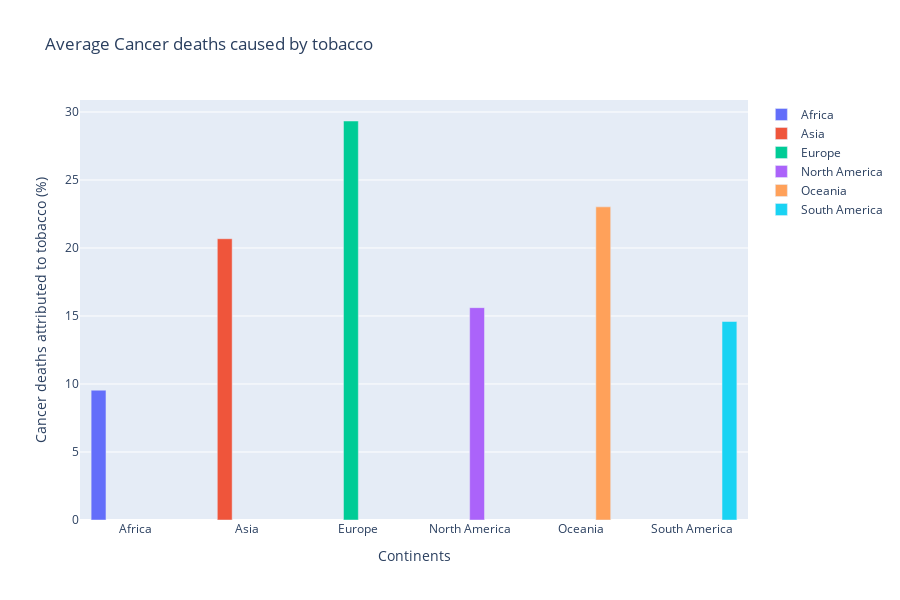

Here is the notebook cell this chart was saved with:
### Code cell
fig = px.bar(df4_taba, x="Continent_Name", y="Cancer deaths attributed to tobacco (%)", color="Continent_Name",barmode="group",title="Average Cancer deaths caused by tobacco")

fig.update_xaxes(title='Continents')
fig.update_yaxes(title='Cancer deaths attributed to tobacco (%)')


fig.for_each_trace(
    lambda trace: trace.update(name=next(continents)),
)

fig.show()

### Figure 1 — Plotly figure (JSON) as saved in the notebook; plotly's stock layout.template omitted (floating-point values rounded to 4 significant figures)
{"data": [{"alignmentgroup": "True", "hoverlabel": {"namelength": 0}, "hovertemplate": "Continent_Name=%{x}<br>Cancer deaths attributed to tobacco (%)=%{y}", "legendgroup": "Continent_Name=Africa", "marker": {"color": "#636efa"}, "name": "Africa", "offsetgroup": "Continent_Name=Africa", "orientation": "v", "showlegend": true, "textposition": "auto", "type": "bar", "x": ["Africa"], "xaxis": "x", "y": [9.545], "yaxis": "y"}, {"alignmentgroup": "True", "hoverlabel": {"namelength": 0}, "hovertemplate": "Continent_Name=%{x}<br>Cancer deaths attributed to tobacco (%)=%{y}", "legendgroup": "Continent_Name=Asia", "marker": {"color": "#EF553B"}, "name": "Asia", "offsetgroup": "Continent_Name=Asia", "orientation": "v", "showlegend": true, "textposition": "auto", "type": "bar", "x": ["Asia"], "xaxis": "x", "y": [20.68], "yaxis": "y"}, {"alignmentgroup": "True", "hoverlabel": {"namelength": 0}, "hovertemplate": "Continent_Name=%{x}<br>Cancer deaths attributed to tobacco (%)=%{y}", "legendgroup": "Continent_Name=Europe", "marker": {"color": "#00cc96"}, "name": "Europe", "offsetgroup": "Continent_Name=Europe", "orientation": "v", "showlegend": true, "textposition": "auto", "type": "bar", "x": ["Europe"], "xaxis": "x", "y": [29.34], "yaxis": "y"}, {"alignmentgroup": "True", "hoverlabel": {"namelength": 0}, "hovertemplate": "Continent_Name=%{x}<br>Cancer deaths attributed to tobacco (%)=%{y}", "legendgroup": "Continent_Name=North America", "marker": {"color": "#ab63fa"}, "name": "North America", "offsetgroup": "Continent_Name=North America", "orientation": "v", "showlegend": true, "textposition": "auto", "type": "bar", "x": ["North America"], "xaxis": "x", "y": [15.61], "yaxis": "y"}, {"alignmentgroup": "True", "hoverlabel": {"namelength": 0}, "hovertemplate": "Continent_Name=%{x}<br>Cancer deaths attributed to tobacco (%)=%{y}", "legendgroup": "Continent_Name=Oceania", "marker": {"color": "#FFA15A"}, "name": "Oceania", "offsetgroup": "Continent_Name=Oceania", "orientation": "v", "showlegend": true, "textposition": "auto", "type": "bar", "x": ["Oceania"], "xaxis": "x", "y": [23.02], "yaxis": "y"}, {"alignmentgroup": "True", "hoverlabel": {"namelength": 0}, "hovertemplate": "Continent_Name=%{x}<br>Cancer deaths attributed to tobacco (%)=%{y}", "legendgroup": "Continent_Name=South America", "marker": {"color": "#19d3f3"}, "name": "South America", "offsetgroup": "Continent_Name=South America", "orientation": "v", "showlegend": true, "textposition": "auto", "type": "bar", "x": ["South America"], "xaxis": "x", "y": [14.59], "yaxis": "y"}], "layout": {"barmode": "group", "height": 600, "legend": {"tracegroupgap": 0}, "title": {"text": "Average Cancer deaths caused by tobacco"}, "xaxis": {"anchor": "y", "categoryarray": ["Africa", "Asia", "Europe", "North America", "Oceania", "South America"], "categoryorder": "array", "domain": [0, 1], "title": {"text": "Continents"}}, "yaxis": {"anchor": "x", "domain": [0, 1], "title": {"text": "Cancer deaths attributed to tobacco (%)"}}}}
